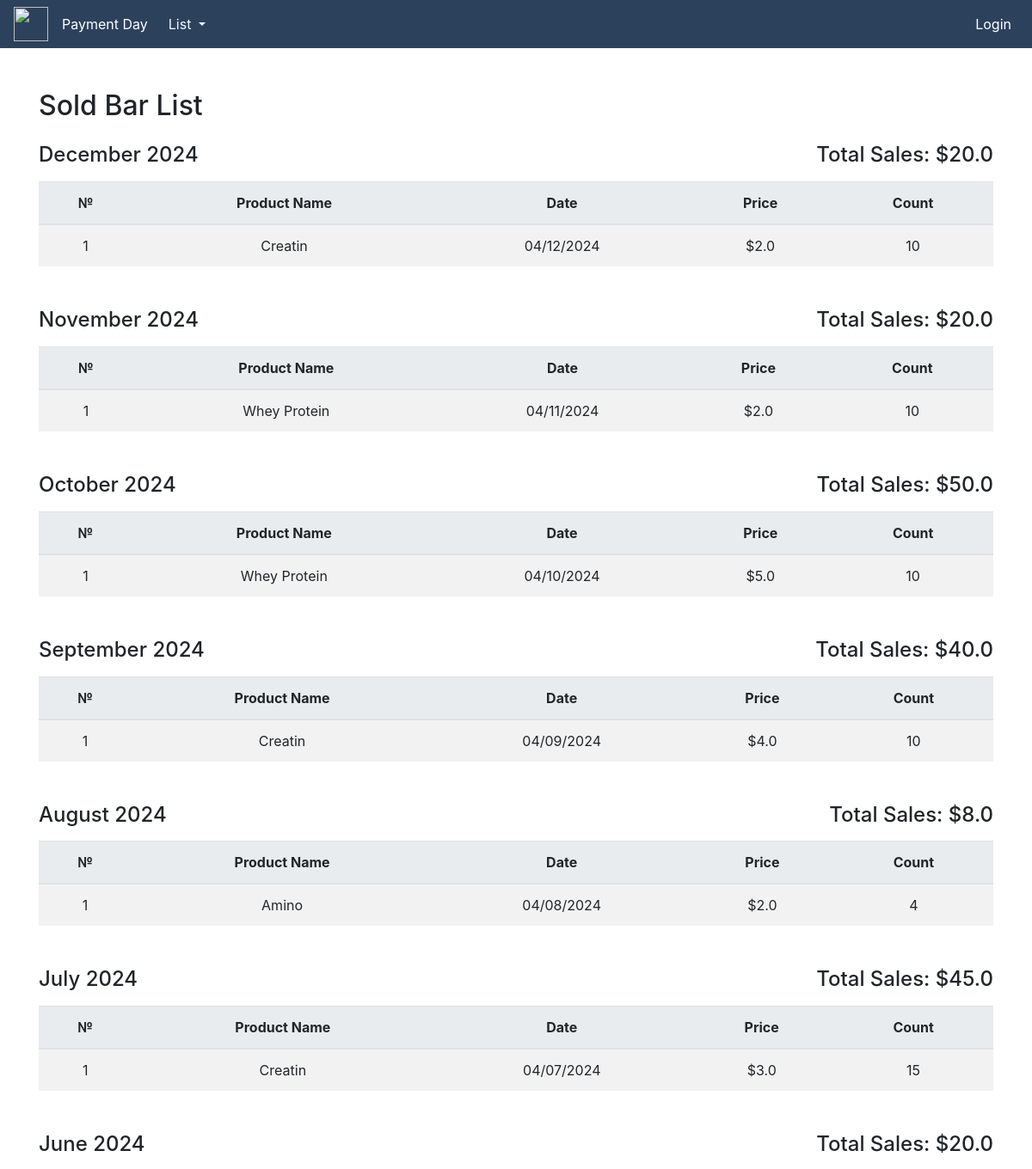
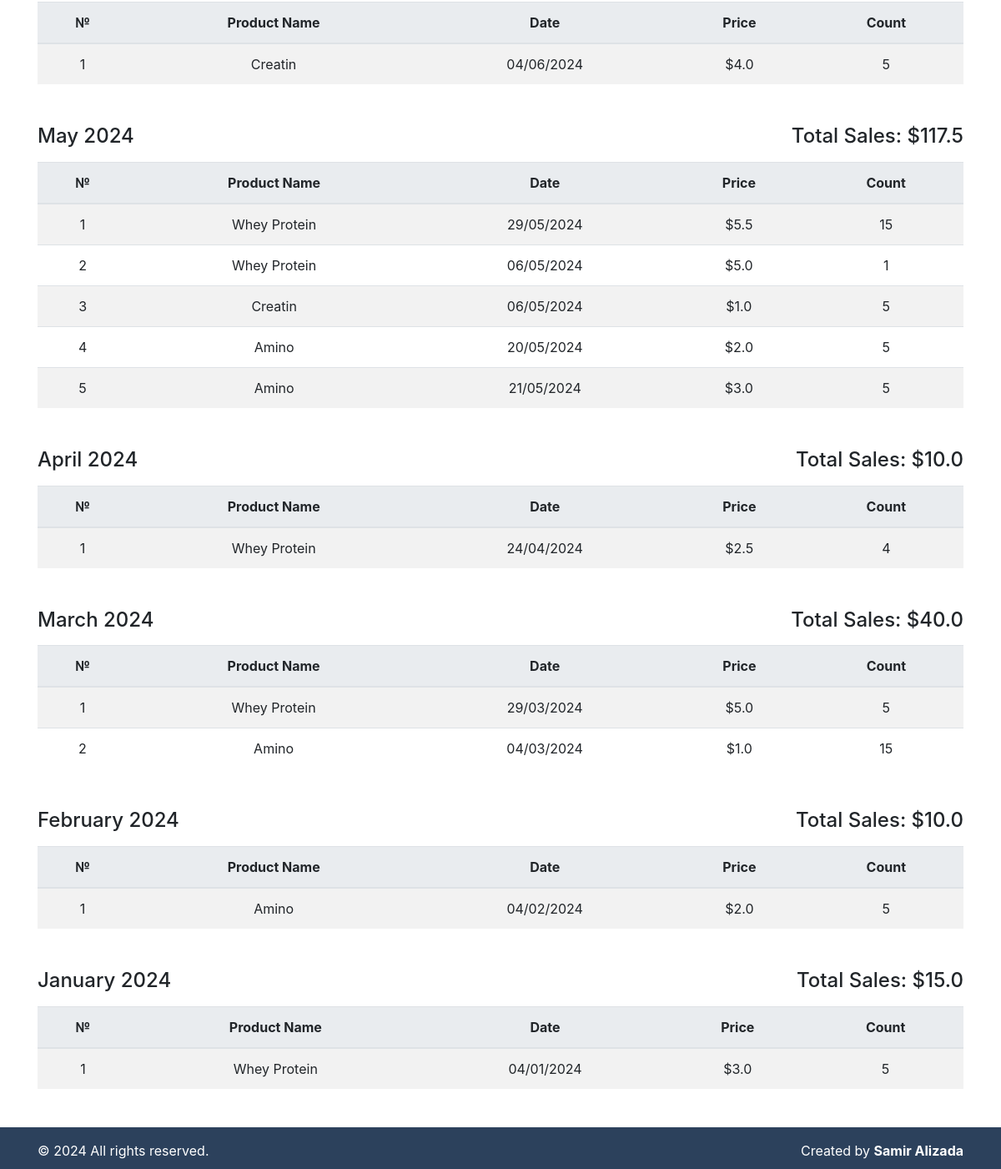
Page /bar-sold-list/ on the committed database (2 pictures, top to bottom).
### fitness/models.py (models this page shows, shortened)
class BarSold(models.Model):
    product_name = models.ForeignKey(Bar, on_delete=models.CASCADE, null=True, blank=True)
    date = models.DateField(default=timezone.now)
    price = models.FloatField()
    count = models.IntegerField()

class Bar(models.Model):
    product_name = models.CharField(max_length=100)
    price = models.FloatField()
    stock_number = models.IntegerField()
    date = models.DateField(default=timezone.now)
    def __str__(self) -> str:
        return f"{self.product_name}"

### fitness/views.py (the view)
# urls.py: path('bar-sold-list/', bar_sold_list, name='bar_sold_list'),
def bar_sold_list(request):
    today = date.today()
    query = request.GET.get('q')
    bar_solds = BarSold.objects.all()
    if query:
        bar_solds = bar_solds.filter(product_name__name__icontains=query)
    grouped_bar_solds_dict = {}
    for bar_sold in bar_solds:
        month_key = bar_sold.date.strftime('%Y-%m')
        month_display = bar_sold.date.strftime('%B %Y')
        sale_amount = bar_sold.count * bar_sold.price
        if month_key not in grouped_bar_solds_dict:
            grouped_bar_solds_dict[month_key] = {
                'display': month_display,
                'bar_solds': [],
                'total_sales': 0  # Initialize total monthly sales
            }
        grouped_bar_solds_dict[month_key]['bar_solds'].append(bar_sold)
        grouped_bar_solds_dict[month_key]['total_sales'] += sale_amount
    sorted_grouped_bar_solds_list = sorted(
        grouped_bar_solds_dict.items(),
        key=lambda x: x[0],
        reverse=True
    )
    sorted_grouped_bar_solds_dict = {
        item[1]['display']: {
            'bar_solds': item[1]['bar_solds'],
            'total_sales': item[1]['total_sales']
        }
        for item in sorted_grouped_bar_solds_list
    }
    return render(request, 'soldBar/bar_sold_list.html', {
        'grouped_bar_solds': sorted_grouped_bar_solds_dict,
        'today': today,
    })

### templates/soldBar/bar_sold_list.html (shortened to what this page needs)
{% include "index.html" %}
{% block content %}
<div class="container mt-5">
    <h2 class="mb-4">Sold Bar List</h2>
    {% for month, data in grouped_bar_solds.items %}
    <div class="row mb-2">
        <div class="col-md-6 text-left">
            <h4>{{ month }}</h4>
        </div>
        <div class="col-md-6 text-right">
            <h4>Total Sales: ${{ data.total_sales }}</h4>
        </div>
    </div>
    <div class="table-responsive">
        <table class="table table-striped table-hover text-center mb-5">
            <thead class="thead-light-custom">
                <tr>
                    <th scope="col">№</th>
                    <th scope="col">Product Name</th>
                    <th scope="col">Date</th>
                    <th scope="col">Price</th>
                    <th scope="col">Count</th>
                </tr>
            </thead>
            <tbody>
                {% for bar_sold in data.bar_solds %}
                <tr>
                    <td>{{ forloop.counter }}</td>
                    <td>{{ bar_sold.product_name }}</td>
                    <td>{{ bar_sold.date|date:"d/m/Y" }}</td>
                    <td>${{ bar_sold.price }}</td>
                    <td>{{ bar_sold.count }}</td>
                </tr>
                {% endfor %}
            </tbody>
        </table>
    </div>
    {% endfor %}
</div>
{% endblock content %}

### templates/soldBar/bar_sold_list.html (style rules this page uses)
.table th, .table td { vertical-align: middle; }
.thead-light-custom { background-color: #e9ecef; color: #212529; }

### rows in the picture
BarSold: product_name "Creatin", date "04/12/2024", price "2.0", count "10"
BarSold: product_name "Whey Protein", date "04/11/2024", price "2.0", count "10"
BarSold: product_name "Whey Protein", date "04/10/2024", price "5.0", count "10"
BarSold: product_name "Creatin", date "04/09/2024", price "4.0", count "10"
BarSold: product_name "Amino", date "04/08/2024", price "2.0", count "4"
BarSold: product_name "Creatin", date "04/07/2024", price "3.0", count "15"
BarSold: product_name "Creatin", date "04/06/2024", price "4.0", count "5"
BarSold: product_name "Whey Protein", date "29/05/2024", price "5.5", count "15"
BarSold: product_name "Whey Protein", date "06/05/2024", price "5.0", count "1"
BarSold: product_name "Creatin", date "06/05/2024", price "1.0", count "5"
BarSold: product_name "Amino", date "20/05/2024", price "2.0", count "5"
BarSold: product_name "Amino", date "21/05/2024", price "3.0", count "5"
BarSold: product_name "Whey Protein", date "24/04/2024", price "2.5", count "4"
BarSold: product_name "Whey Protein", date "29/03/2024", price "5.0", count "5"
BarSold: product_name "Amino", date "04/03/2024", price "1.0", count "15"
BarSold: product_name "Amino", date "04/02/2024", price "2.0", count "5"
BarSold: product_name "Whey Protein", date "04/01/2024", price "3.0", count "5"

### other values in the picture
{{ month }} "December 2024" "November 2024" "October 2024" "September 2024" "August 2024" "July 2024" "June 2024" "May 2024" "April 2024" "March 2024" "February 2024" "January 2024"
{{ data.total_sales }} "20.0" "20.0" "50.0" "40.0" "8.0" "45.0" "20.0" "117.5" "10.0" "40.0" "10.0" "15.0"
